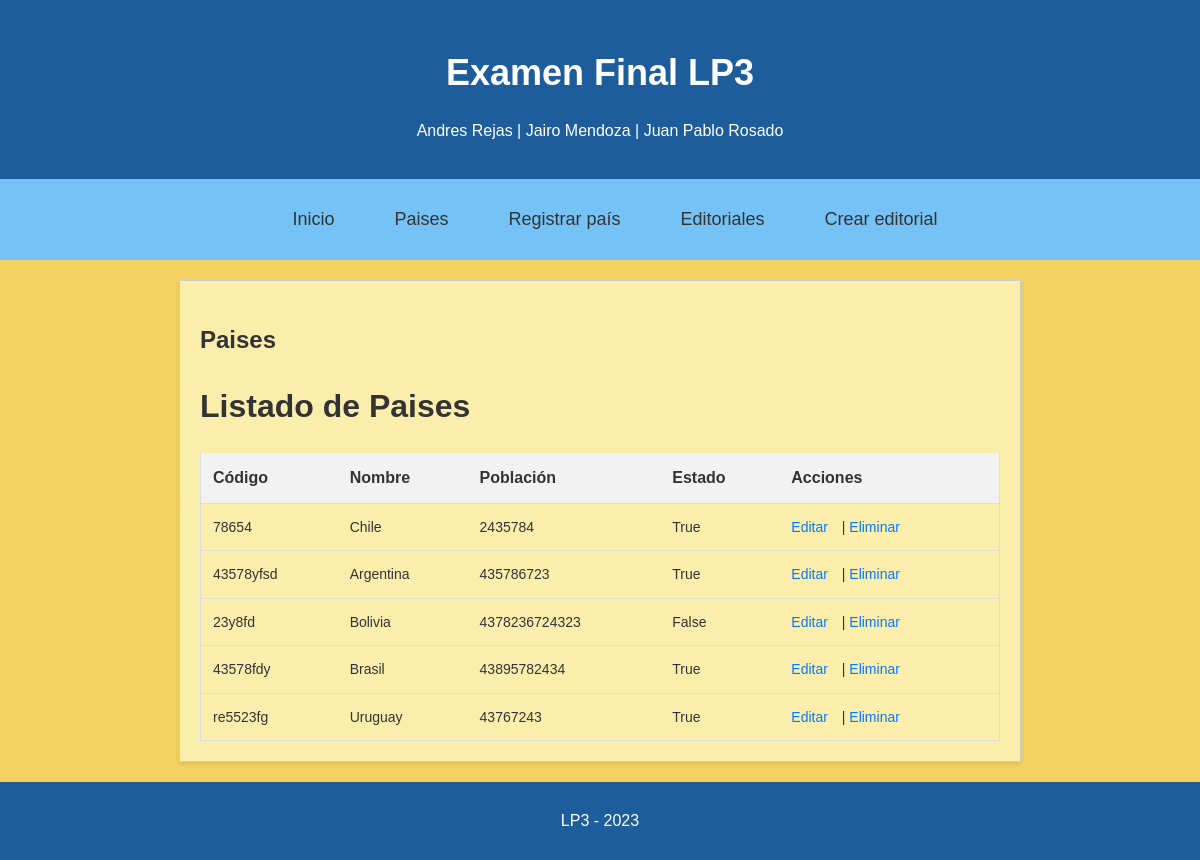
/paises/, run on the app's committed database.
### myapp/models.py (models this page shows)
class Pais(models.Model):
    idpais = models.AutoField(primary_key=True)
    codigo = models.CharField(max_length=10)
    nombre = models.CharField(max_length=50)
    poblacion = models.IntegerField()
    estado = models.BooleanField(default=True)

### myapp/views.py (the view)
# urls.py: path("paises/", views.listar_paises, name="listar_paises"),
def listar_paises(request):
    paises = Pais.objects.all()
    return render(request, "paises.html", {"paises": paises, "titulo": "Paises"})

### myapp/templates/paises.html (shortened to what this page needs)
{% extends 'layout.html' %}
{% block content %}
    <h2>{{titulo}}</h2>
    <h1>Listado de Paises</h1>
    <table>
        <thead>
            <tr>
                <th>Código</th>
                <th>Nombre</th>
                <th>Población</th>
                <th>Estado</th>
                <th>Acciones</th>
            </tr>
        </thead>
        <tbody>
            {% for pais in paises %}
            <tr>
                <td>{{ pais.codigo }}</td>
                <td>{{ pais.nombre }}</td>
                <td>{{ pais.poblacion }}</td>
                <td>{{ pais.estado }}</td>
                <td>
                    <a>Editar</a> |
                    <a href="{% url 'eliminar_pais' id=pais.idpais %}">Eliminar</a>
                </td>
            </tr>
            {% empty %}
            <p>No hay paises registrados</p>
            {% endfor %}
        </tbody>
    </table>
{% endblock content %}

### myapp/static/css/styles.css (style rules this page uses)
body { margin: 0; font-family: Arial, sans-serif; line-height: 1.6; background-color: #F4D160; color: #333; min-height: 100vh; display: flex; flex-direction: column; }
a { color: #1D5D9B; text-decoration: none; }

### myapp/templates/paises.html (style rules this page uses)
table { width: 100%; border-collapse: collapse; }
th, td { padding: 12px; text-align: left; border-bottom: 1px solid #ddd; }
th { background-color: #f2f2f2; }
th:first-child, td:first-child { border-left: 1px solid #ddd; }
th:last-child, td:last-child { border-right: 1px solid #ddd; }
td { font-size: 14px; }
a { color: #007BFF; text-decoration: none; margin-right: 10px; }

### data on the page
Pais: codigo "78654", nombre "Chile", poblacion "2435784", estado "True"
Pais: codigo "43578yfsd", nombre "Argentina", poblacion "435786723", estado "True"
Pais: codigo "23y8fd", nombre "Bolivia", poblacion "4378236724323", estado "False"
Pais: codigo "43578fdy", nombre "Brasil", poblacion "43895782434", estado "True"
Pais: codigo "re5523fg", nombre "Uruguay", poblacion "43767243", estado "True"

### other printed values
{{ titulo }} "Paises"
